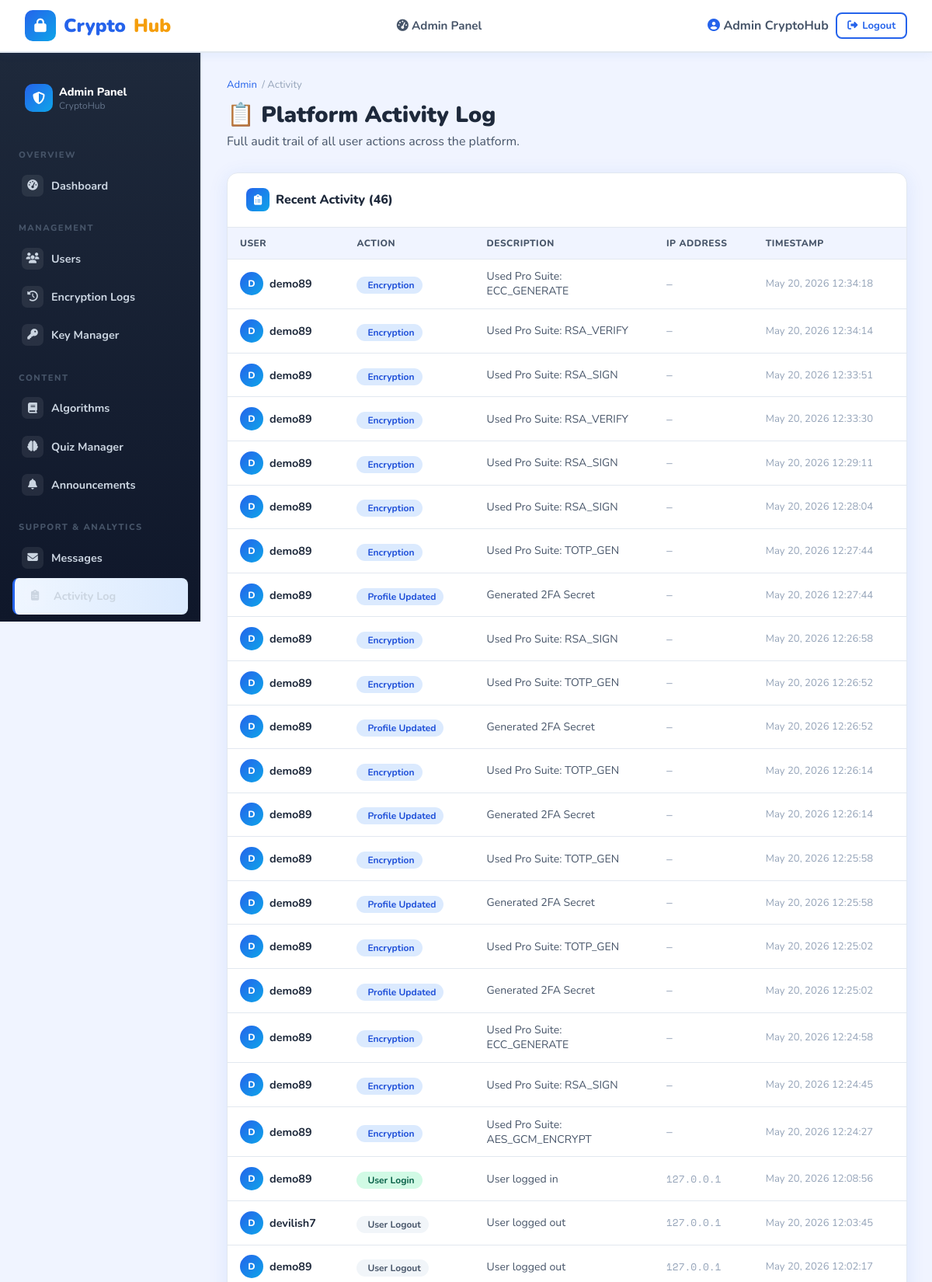
The app's page /admin-panel/activity/ (signed in, upper part) with its own data.
### crypto_app/models.py (models this page shows, shortened)
class ActivityLog(models.Model):
    ACTION_CHOICES = [
        ('LOGIN', 'User Login'),
        ('LOGOUT', 'User Logout'),
        ('ENCRYPT', 'Encryption'),
        ('DECRYPT', 'Decryption'),
        ('KEY_CREATE', 'Key Created'),
        ('KEY_DELETE', 'Key Deleted'),
        ('PROFILE_UPDATE', 'Profile Updated'),
        ('QUIZ_ATTEMPT', 'Quiz Attempted'),
        ('FILE_UPLOAD', 'File Uploaded'),
        ('PASSWORD_CHANGE', 'Password Changed'),
        ('BLOCKCHAIN_MINE', 'Blockchain Block Mined'),
        ('STEGO_ENCODE', 'Steganography Encoding'),
    ]
    user = models.ForeignKey(User, on_delete=models.CASCADE, related_name='activity_logs')
    action = models.CharField(max_length=30, choices=ACTION_CHOICES)
    description = models.TextField(blank=True)
    ip_address = models.GenericIPAddressField(null=True, blank=True)
    user_agent = models.TextField(blank=True)
    timestamp = models.DateTimeField(default=timezone.now)
    extra_data = models.JSONField(default=dict, blank=True)
    class Meta:
        ordering = ['-timestamp']

### crypto_app/views.py (the view)
# urls.py: path('admin-panel/activity/', views.admin_activity, name='admin_activity'),
@login_required
@user_passes_test(is_admin)
def admin_activity(request):
    logs = ActivityLog.objects.select_related('user').order_by('-timestamp')[:100]
    return render(request, 'admin_panel/admin_activity.html', {'logs': logs})

### crypto_app/views.py (called while the page is built)
def is_admin(user):
    return user.is_staff or user.is_superuser

### crypto_app/templates/admin_panel/admin_activity.html (shortened to what this page needs)
{% extends 'admin_panel/admin_base.html' %}
{% block admin_content %}
<div class="fade-in">
    <div class="page-header">
        <div class="breadcrumb"><a href="{% url 'admin_dashboard' %}">Admin</a> / Activity</div>
        <h1>📋 Platform Activity Log</h1>
        <p>Full audit trail of all user actions across the platform.</p>
    </div>
    <div class="card">
        <div class="card-header">
            <h3><span class="ch-icon"><i class="fas fa-clipboard-list"></i></span> Recent Activity ({{ logs.count }})</h3>
        </div>
        {% if logs %}
        <div class="table-wrap">
            <table>
                <thead>
                    <tr>
                        <th>User</th>
                        <th>Action</th>
                        <th>Description</th>
                        <th>IP Address</th>
                        <th>Timestamp</th>
                    </tr>
                </thead>
                <tbody>
                    {% for log in logs %}
                    <tr>
                        <td>
                            <div style="display:flex;align-items:center;gap:8px;">
                                <div style="width:30px;height:30px;background:linear-gradient(135deg,var(--primary),var(--secondary));border-radius:50%;display:flex;align-items:center;justify-content:center;color:white;font-weight:800;font-size:0.75rem;flex-shrink:0;">
                                    {{ log.user.username.0|upper }}
                                </div>
                                <span style="font-weight:700;">{{ log.user.username }}</span>
                            </div>
                        </td>
                        <td>
                            <span class="badge-tag
                                {% if log.action == 'LOGIN' %}badge-green
                                {% elif log.action == 'LOGOUT' %}badge-gray
                                {% elif log.action == 'ENCRYPT' %}badge-blue
                                {% elif log.action == 'DECRYPT' %}badge-cyan
                                {% elif log.action == 'KEY_CREATE' %}badge-amber
                                {% elif log.action == 'KEY_DELETE' %}badge-red
                                {% elif log.action == 'QUIZ_ATTEMPT' %}badge-purple
                                {% elif log.action == 'PROFILE_UPDATE' %}badge-blue
                                {% else %}badge-gray{% endif %}">
                                {{ log.get_action_display }}
                            </span>
                        </td>
                        <td style="color:var(--text-mid);font-size:0.88rem;max-width:200px;">
                            {{ log.description|default:"—"|truncatechars:60 }}
                        </td>
                        <td style="font-family:var(--font-mono);font-size:0.8rem;color:var(--text-light);">
                            {{ log.ip_address|default:"—" }}
                        </td>
                        <td style="font-size:0.82rem;color:var(--text-light);white-space:nowrap;">
                            {{ log.timestamp|date:"M d, Y H:i:s" }}
                        </td>
                    </tr>
                    {% endfor %}
                </tbody>
            </table>
        </div>
        {% else %}
        <div class="empty-state" style="padding:4rem;">
            <i class="fas fa-clipboard-list"></i>
            <h3>No activity recorded</h3>
            <p>User activity will appear here as they use the platform.</p>
        </div>
        {% endif %}
    </div>
</div>
{% endblock %}

### crypto_app/templates/crypto_app/base.html (shortened to what this page needs)
<!DOCTYPE html>
<html lang="en">
<head>
    <link rel="stylesheet" href="https://cdnjs.cloudflare.com/ajax/libs/font-awesome/6.5.0/css/all.min.css">
</head>
<body>
<header class="topnav">
    <a href="{% url 'home' %}" class="brand">
        <div class="logo-icon"><i class="fas fa-lock"></i></div>
        Crypto<span class="sub">Hub</span>
    </a>
    {% if user.is_authenticated %}
    <nav>
        {% if user.is_staff %}
        <a href="{% url 'admin_dashboard' %}"><i class="fas fa-tachometer-alt"></i> Admin Panel</a>
        {% else %}
        <a href="{% url 'dashboard' %}"><i class="fas fa-th-large"></i> Dashboard</a>
        <a href="{% url 'encryption_tool' %}"><i class="fas fa-key"></i> Encrypt</a>
        <a href="{% url 'topics' %}"><i class="fas fa-book"></i> Learn</a>
        {% endif %}
    </nav>
    <div class="auth-btns">
        <span style="font-weight:700; color:var(--text-mid);">
            <i class="fas fa-user-circle" style="color:var(--primary)"></i>
            {{ user.get_full_name|default:user.username }}
        </span>
        <a href="{% url 'logout' %}" class="btn btn-outline btn-sm">
            <i class="fas fa-sign-out-alt"></i> Logout
        </a>
    </div>
    {% endif %}
</header>
{% block body %}{% endblock %}
</body>
</html>

### crypto_app/templates/crypto_app/base.html (style rules this page uses)
:root { --primary: #2563EB; --primary-light: #3B82F6; --primary-dark: #1D4ED8; --secondary: #0EA5E9; --accent: #F59E0B; --success: #10B981; --danger: #EF4444; --warning: #F59E0B; --info: #06B6D4; --bg: #F0F4FF; --bg-white: #FFFFFF; --bg-card: #FFFFFF; --text-dark: #1E293B; --text-mid: #475569; --text-light: #94A3B8; --border: #E2E8F0; --shadow: 0 4px 24px rgba(37,99,235,0.10); --shadow-hover: 0 8px 32px rgba(37,99,235,0.18); --radius: 14px; --radius-sm: 8px; --sidebar-w: 260px; --header-h: 68px; --font-main: 'Nunito', sans-serif; --font-mono: 'Space Mono', monospace; }
* { box-sizing: border-box; margin: 0; padding: 0; }
body { font-family: var(--font-main); background: var(--bg); color: var(--text-dark); min-height: 100vh; }
.topnav { background: #fff; border-bottom: 2px solid var(--border); padding: 0 2rem; height: var(--header-h); display: flex; align-items: center; justify-content: space-between; position: sticky; top: 0; z-index: 100; box-shadow: 0 2px 12px rgba(37,99,235,0.07); }
.topnav .brand { display: flex; align-items: center; gap: 10px; text-decoration: none; font-size: 1.5rem; font-weight: 900; color: var(--primary); }
.topnav .brand .logo-icon { width: 40px; height: 40px; background: linear-gradient(135deg, var(--primary), var(--secondary)); border-radius: 10px; display: flex; align-items: center; justify-content: center; color: white; font-size: 1.1rem; }
.topnav .brand span.sub { color: var(--accent); }
.topnav nav { display: flex; align-items: center; gap: 0.3rem; }
.topnav nav a { padding: 0.45rem 1rem; border-radius: var(--radius-sm); text-decoration: none; color: var(--text-mid); font-weight: 700; font-size: 0.95rem; transition: all 0.2s; }
.topnav .auth-btns { display: flex; gap: 0.6rem; align-items: center; }
.btn { display: inline-flex; align-items: center; gap: 6px; padding: 0.5rem 1.2rem; border-radius: var(--radius-sm); font-family: var(--font-main); font-weight: 700; font-size: 0.9rem; border: none; cursor: pointer; text-decoration: none; transition: all 0.2s; }
.btn-outline { background: transparent; color: var(--primary); border: 2px solid var(--primary); }
.btn-sm { padding: 0.35rem 0.8rem; font-size: 0.82rem; }
.page-header { margin-bottom: 1.8rem; }
.page-header h1 { font-size: 1.8rem; font-weight: 900; color: var(--text-dark); }
.page-header p { color: var(--text-mid); margin-top: 0.3rem; }
.breadcrumb { display: flex; align-items: center; gap: 0.4rem; font-size: 0.82rem; color: var(--text-light); margin-bottom: 0.6rem; }
.breadcrumb a { color: var(--primary); text-decoration: none; }
.card { background: var(--bg-card); border-radius: var(--radius); box-shadow: var(--shadow); border: 1px solid var(--border); overflow: hidden; }
.card-header { padding: 1.2rem 1.5rem; border-bottom: 1px solid var(--border); display: flex; align-items: center; justify-content: space-between; }
.card-header h3 { font-size: 1rem; font-weight: 800; color: var(--text-dark); display: flex; align-items: center; gap: 8px; }
.card-header h3 .ch-icon { width: 30px; height: 30px; border-radius: 8px; background: linear-gradient(135deg, var(--primary), var(--secondary)); color: white; display: flex; align-items: center; justify-content: center; font-size: 0.85rem; }
.table-wrap { overflow-x: auto; }
table { width: 100%; border-collapse: collapse; }
th { background: var(--bg); font-size: 0.75rem; font-weight: 800; text-transform: uppercase; letter-spacing: 0.5px; color: var(--text-mid); padding: 0.75rem 1rem; text-align: left; }
td { padding: 0.8rem 1rem; border-top: 1px solid var(--border); font-size: 0.9rem; color: var(--text-dark); vertical-align: middle; }
.badge-tag { display: inline-flex; align-items: center; gap: 4px; padding: 3px 10px; border-radius: 20px; font-size: 0.75rem; font-weight: 700; }
.badge-blue { background: #DBEAFE; color: #1D4ED8; }
.badge-green { background: #D1FAE5; color: #065F46; }
.badge-gray { background: #F1F5F9; color: #475569; }
.fade-in { animation: fadeIn 0.35s ease both; }

### records on screen
ActivityLog: user.username.0 "D", user.username "demo89", action "Encryption", description "Used Pro Suite: ECC_GENERATE", ip_address "—", timestamp "May 20, 2026 12:34:18"
ActivityLog: user.username.0 "D", user.username "demo89", action "Encryption", description "Used Pro Suite: RSA_VERIFY", ip_address "—", timestamp "May 20, 2026 12:34:14"
ActivityLog: user.username.0 "D", user.username "demo89", action "Encryption", description "Used Pro Suite: RSA_SIGN", ip_address "—", timestamp "May 20, 2026 12:33:51"
ActivityLog: user.username.0 "D", user.username "demo89", action "Encryption", description "Used Pro Suite: RSA_VERIFY", ip_address "—", timestamp "May 20, 2026 12:33:30"
ActivityLog: user.username.0 "D", user.username "demo89", action "Encryption", description "Used Pro Suite: RSA_SIGN", ip_address "—", timestamp "May 20, 2026 12:29:11"
ActivityLog: user.username.0 "D", user.username "demo89", action "Encryption", description "Used Pro Suite: RSA_SIGN", ip_address "—", timestamp "May 20, 2026 12:28:04"
ActivityLog: user.username.0 "D", user.username "demo89", action "Encryption", description "Used Pro Suite: TOTP_GEN", ip_address "—", timestamp "May 20, 2026 12:27:44"
ActivityLog: user.username.0 "D", user.username "demo89", action "Profile Updated", description "Generated 2FA Secret", ip_address "—", timestamp "May 20, 2026 12:27:44"
ActivityLog: user.username.0 "D", user.username "demo89", action "Encryption", description "Used Pro Suite: RSA_SIGN", ip_address "—", timestamp "May 20, 2026 12:26:58"
ActivityLog: user.username.0 "D", user.username "demo89", action "Encryption", description "Used Pro Suite: TOTP_GEN", ip_address "—", timestamp "May 20, 2026 12:26:52"
ActivityLog: user.username.0 "D", user.username "demo89", action "Profile Updated", description "Generated 2FA Secret", ip_address "—", timestamp "May 20, 2026 12:26:52"
ActivityLog: user.username.0 "D", user.username "demo89", action "Encryption", description "Used Pro Suite: TOTP_GEN", ip_address "—", timestamp "May 20, 2026 12:26:14"
ActivityLog: user.username.0 "D", user.username "demo89", action "Profile Updated", description "Generated 2FA Secret", ip_address "—", timestamp "May 20, 2026 12:26:14"
ActivityLog: user.username.0 "D", user.username "demo89", action "Encryption", description "Used Pro Suite: TOTP_GEN", ip_address "—", timestamp "May 20, 2026 12:25:58"
ActivityLog: user.username.0 "D", user.username "demo89", action "Profile Updated", description "Generated 2FA Secret", ip_address "—", timestamp "May 20, 2026 12:25:58"
ActivityLog: user.username.0 "D", user.username "demo89", action "Encryption", description "Used Pro Suite: TOTP_GEN", ip_address "—", timestamp "May 20, 2026 12:25:02"
ActivityLog: user.username.0 "D", user.username "demo89", action "Profile Updated", description "Generated 2FA Secret", ip_address "—", timestamp "May 20, 2026 12:25:02"
ActivityLog: user.username.0 "D", user.username "demo89", action "Encryption", description "Used Pro Suite: ECC_GENERATE", ip_address "—", timestamp "May 20, 2026 12:24:58"
ActivityLog: user.username.0 "D", user.username "demo89", action "Encryption", description "Used Pro Suite: RSA_SIGN", ip_address "—", timestamp "May 20, 2026 12:24:45"
ActivityLog: user.username.0 "D", user.username "demo89", action "Encryption", description "Used Pro Suite: AES_GCM_ENCRYPT", ip_address "—", timestamp "May 20, 2026 12:24:27"
ActivityLog: user.username.0 "D", user.username "demo89", action "User Login", description "User logged in", ip_address "127.0.0.1", timestamp "May 20, 2026 12:08:56"
ActivityLog: user.username.0 "D", user.username "devilish7", action "User Logout", description "User logged out", ip_address "127.0.0.1", timestamp "May 20, 2026 12:03:45"
ActivityLog: user.username.0 "D", user.username "demo89", action "User Logout", description "User logged out", ip_address "127.0.0.1", timestamp "May 20, 2026 12:02:17"

### other values on screen
{{ user.get_full_name|default:user.username }} "Admin CryptoHub"
{{ logs.count }} "46"
